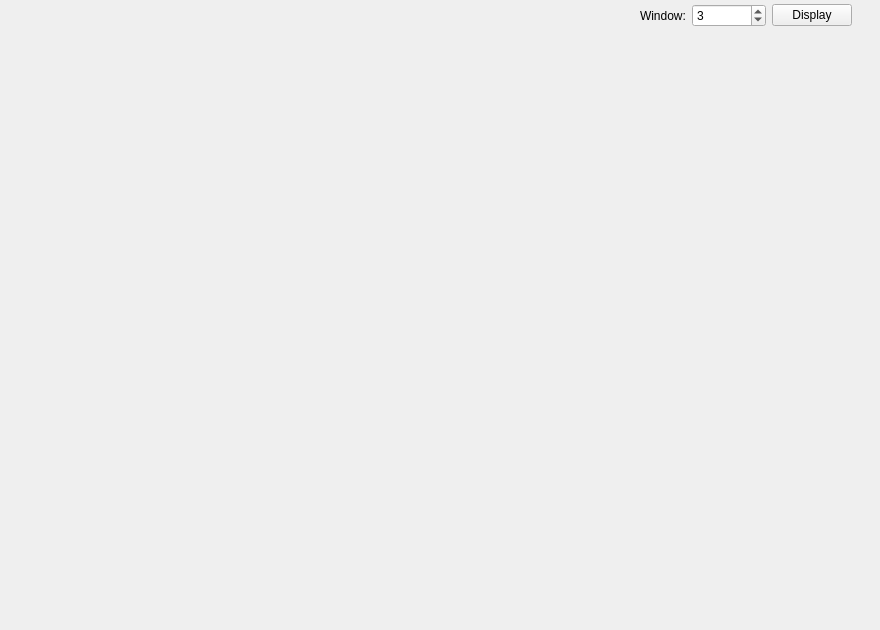
          <widget class="QWidget" name="statsExplTSMATab">
           <attribute name="title">
            <string>MA</string>
           </attribute>
           <widget class="QWidget" name="verticalLayoutWidget_5">
            <property name="geometry">
             <rect>
              <x>-10</x>
              <y>30</y>
              <width>871</width>
              <height>591</height>
             </rect>
            </property>
            <layout class="QVBoxLayout" name="statsExplTSMAVert"/>
           </widget>
           <widget class="QWidget" name="horizontalLayoutWidget">
            <property name="geometry">
             <rect>
              <x>640</x>
              <y>0</y>
              <width>212</width>
              <height>31</height>
             </rect>
            </property>
            <layout class="QHBoxLayout" name="statsExplTSMAWindowHoriz" stretch="1,2,1">
             <item>
              <widget class="QLabel" name="label_119">
               <property name="text">
                <string>Window:</string>
               </property>
              </widget>
             </item>
             <item>
              <widget class="QSpinBox" name="statsExplTSMAWindowSpin">
               <property name="maximum">
                <number>999999999</number>
               </property>
               <property name="value">
                <number>3</number>
               </property>
              </widget>
             </item>
             <item>
              <widget class="QPushButton" name="statsExplTSMADisplayButton">
               <property name="text">
                <string>Display</string>
               </property>
              </widget>
             </item>
            </layout>
           </widget>
           <widget class="QWidget" name="verticalLayoutWidget_15">
            <property name="geometry">
             <rect>
              <x>0</x>
              <y>0</y>
              <width>631</width>
              <height>31</height>
             </rect>
            </property>
            <layout class="QVBoxLayout" name="statsExplTSMAToolVert"/>
           </widget>
          </widget>
